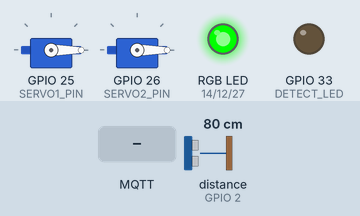
The sketch below on a simulated ESP32-S3. Parts: 2 × servo, an RGB LED mixed from three pins (HIGH = lit), output pins drawn as LEDs (lit = HIGH). Inputs (shaded band) come from the test bench; at power-on: distance to the obstacle (sensor on GPIO 2) 80 cm. The echo pulse lasts 58.3 µs per cm; WiFi joins after 1.5 s; servers stay silent unless stated; no MQTT or app messages arrive unless stated; not simulated (calls return 0 or success): env.h; names the files do not define were given values by the test bench: BROKER_PORT = 1883; what the sketch prints to the serial monitor is not drawn.

Above: at 3.8 s.
3.9 s: MQTT message "1" arrives on the first subscribed topic
At 4.6 s:
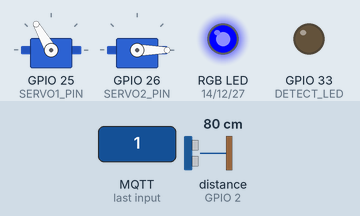
5.4 s: distance to the obstacle (sensor on GPIO 2) set to 51 cm
6.9 s: distance to the obstacle (sensor on GPIO 2) set to 45 cm
At 7.3 s:
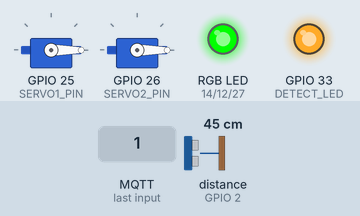
9.4 s: MQTT message "abrir" arrives on the first subscribed topic
At 11.4 s:
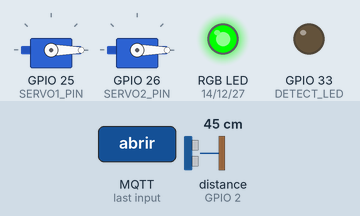
Timing chart, 0 to 12.9 s (numbered marks = the images above; inputs shaded):
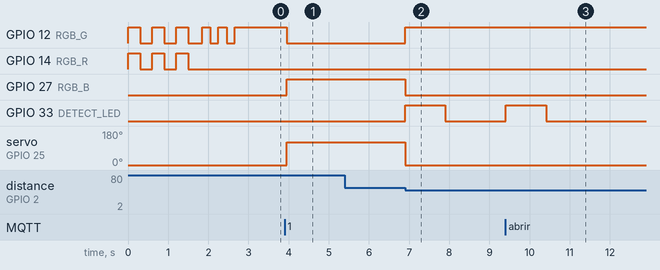

Measured:
- the behaviour switches between 49 and 48 cm on distance to the obstacle (sensor on GPIO 2) (found by bisection; images 1 and 2)
- after the input at 3.9 s, GPIO 12 (RGB_G): HIGH → LOW after 0.06 s; GPIO 27 (RGB_B): LOW → HIGH after 0.06 s; servo on GPIO 25 (SERVO1_PIN): 0° → 120° after 0.06 s
- after the input at 5.4 s, every drawn part: stays the same
- after the input at 6.9 s, GPIO 12 (RGB_G): LOW → HIGH at once; GPIO 27 (RGB_B): HIGH → LOW at once; GPIO 33 (DETECT_LED): LOW → HIGH at once, → LOW 1.0 s later; servo on GPIO 25 (SERVO1_PIN): 120° → 0° at once
- after the input at 9.4 s, GPIO 33 (DETECT_LED): LOW → HIGH at once, → LOW 1.0 s later

The sketch:

S3.ino
```cpp
#include <WiFi.h>                        // Biblioteca para conexão WiFi no ESP32
#include <WiFiClientSecure.h>            // Biblioteca para conexão segura (SSL/TLS)
#include <PubSubClient.h>                // Biblioteca MQTT para comunicação com broker
#include <ESP32Servo.h>                  // Biblioteca para controlar servos no ESP32
#include <NewPing.h>                     // Biblioteca para o sensor ultrassônico
#include "env.h"                         // Arquivo separado com credenciais e tópicos

// -------------------------
// Pinos do Sistema
// -------------------------
#define SERVO1_PIN 25                    // Pino do servo que abre/fecha o desvio
#define SERVO2_PIN 26                    // Pino do segundo servo (opcional)
#define TRIG_PIN 4                       // Pino TRIG do sensor ultrassônico
#define ECHO_PIN 2                       // Pino ECHO do sensor ultrassônico
#define RGB_R 14                         // LED RGB - Vermelho
#define RGB_G 12                         // LED RGB - Verde
#define RGB_B 27                         // LED RGB - Azul
#define DETECT_LED 33                    // LED que acende quando o trem é detectado

// -------------------------
// Sensor Ultrassônico
// -------------------------
#define MAX_DISTANCE 200                 // Distância máxima de leitura (cm)
NewPing sonar(TRIG_PIN, ECHO_PIN, MAX_DISTANCE);  // Inicialização do sensor

// -------------------------
// Objetos Servo
// -------------------------
Servo servo1;                            // Servo responsável pelo desvio
Servo servo2;                            // Servo extra

// -------------------------
// WiFi + MQTT
// -------------------------
WiFiClientSecure client;                 // Cliente WiFi seguro (TLS)
PubSubClient mqtt(client);               // Cliente MQTT usando WiFi seguro

// Controle interno
bool esperandoTrem = false;              // Flag indicando que o trem está para passar

// -----------------------------------------------------------
// Função para acender LED RGB com a cor desejada
// -----------------------------------------------------------
void setColor(int r, int g, int b) {
  digitalWrite(RGB_R, r);               // Liga/desliga LED vermelho
  digitalWrite(RGB_G, g);               // Liga/desliga LED verde
  digitalWrite(RGB_B, b);               // Liga/desliga LED azul
}

// -----------------------------------------------------------
// Função para piscar uma cor no LED RGB
// -----------------------------------------------------------
void piscarCor(int r, int g, int b, int tempo, int vezes) {
  for (int i = 0; i < vezes; i++) {
    setColor(r, g, b);                  // Liga a cor escolhida
    delay(tempo);                       // Espera X ms
    setColor(0, 0, 0);                  // Desliga LEDs
    delay(tempo);                       // Espera novamente
  }
}

// -----------------------------------------------------------
// CALLBACK - Quando uma mensagem MQTT chega
// -----------------------------------------------------------
void callback(char* topic, byte* payload, unsigned int length) {

  String msg = "";                       // Cria string vazia
  for (int i = 0; i < length; i++)       // Converte bytes → texto
    msg += (char)payload[i];

  Serial.print("Mensagem recebida em ");
  Serial.print(topic);
  Serial.print(": ");
  Serial.println(msg);

  // -------------------------------
  // Controle do SERVO 1 (desvio)
  // -------------------------------
  if (String(topic) == TOPIC_SER1) {

    if (msg == "1" || msg == "abrir") {  // Abrir desvio via MQTT

      servo1.write(120);                 // Abre desvio (posição 120°)
      esperandoTrem = true;              // Marca que trem vai passar

      setColor(0, 0, 1);                 // LED azul = aguardando trem
      Serial.println("Servo1 → ABERTO (120°)");
    }

    else if (msg == "0" || msg == "fechar") { // Fechar desvio

      servo1.write(0);                   // Fecha desvio (posição 0°)
      esperandoTrem = false;             // Sai do modo de espera

      setColor(0, 1, 0);                 // Verde = normal
      Serial.println("Servo1 → FECHADO (0°)");
    }
  }

  // -------------------------------
  // Modo círculo
  // -------------------------------
  if (String(topic) == TOPIC_CIRCULO) {

    if (msg == "fazer_circulo") {        // Comando recebido
      setColor(1, 1, 1);                 // LED branco = modo círculo
      Serial.println("Modo: FAZER CÍRCULO");
    }
  }
}

// -----------------------------------------------------------
// Função de reconexão MQTT
// -----------------------------------------------------------
void reconnect() {

  while (!mqtt.connected()) {            // Enquanto não estiver conectado

    Serial.print("Tentando conexão MQTT... ");

    if (mqtt.connect("ESP32_S3_No3", BROKER_USER, BROKER_PASS)) {
      Serial.println("Conectado!");
      piscarCor(0, 1, 0, 200, 2);        // Pisca verde = OK

      mqtt.subscribe(TOPIC_SER1);        // Inscreve no tópico do servo
      mqtt.subscribe(TOPIC_CIRCULO);     // Inscreve no modo círculo

    } else {
      Serial.print("Falhou, rc=");
      Serial.println(mqtt.state());      // Mostra o erro do MQTT
      piscarCor(1, 1, 0, 300, 1);        // Pisca amarelo = erro
      delay(3000);                       // Espera 3s para tentar de novo
    }
  }
}

// -----------------------------------------------------------
// SETUP - Executa uma vez após ligar
// -----------------------------------------------------------
void setup() {
  Serial.begin(115200);                  // Inicia Serial

  // Configura LEDs RGB e LED detector
  pinMode(RGB_R, OUTPUT);
  pinMode(RGB_G, OUTPUT);
  pinMode(RGB_B, OUTPUT);
  pinMode(DETECT_LED, OUTPUT);
  digitalWrite(DETECT_LED, LOW);

  setColor(1, 1, 0);                     // Amarelo = iniciando

  // Inicializa servos
  servo1.attach(SERVO1_PIN, 500, 2400);  // Sinal PWM servo
  servo2.attach(SERVO2_PIN, 500, 2400);
  servo1.write(0);                       // Posição inicial
  servo2.write(0);

  client.setInsecure();                  // Desabilita checagem SSL (necessário HiveMQ)
  WiFi.begin(WIFI_SSID, WIFI_PASS);      // Inicia WiFi
  Serial.println("Conectando ao WiFi...");

  // Aguarda conexão WiFi
  while (WiFi.status() != WL_CONNECTED) {
    piscarCor(1, 1, 0, 300, 1);           // Pisca amarelo enquanto tenta conectar
  }

  Serial.println("WiFi conectado!");

  mqtt.setServer(BROKER_URL, BROKER_PORT);  // Configura broker MQTT
  mqtt.setCallback(callback);                // Define função callback

  reconnect();                               // Conecta ao MQTT

  setColor(0, 1, 0);                          // Verde = pronto
}

// -----------------------------------------------------------
// LOOP - Executa repetidamente
// -----------------------------------------------------------
void loop() {

  if (!mqtt.connected()) reconnect();     // Garante que MQTT está conectado
  mqtt.loop();                            // Mantém MQTT funcionando

  // --------------------------------------
  // MODO ESPERANDO O TREM PASSAR
  // --------------------------------------
  if (esperandoTrem) {

    int dist = sonar.ping_cm();           // Mede distância do trem

    if (dist > 0 && dist < 50) {          // Trem detectado a menos de 50cm

      Serial.println("TREM DETECTADO!");

      digitalWrite(DETECT_LED, HIGH);     // Acende LED de detecção

      servo1.write(0);                    // Fecha desvio automaticamente
      esperandoTrem = false;              // Sai do modo de espera

      mqtt.publish(TOPIC_TREM_PASSOU, "1");  // Notifica via MQTT

      setColor(0, 1, 0);                  // Verde = normal

      delay(1000);                        // Espera 1s
      digitalWrite(DETECT_LED, LOW);      // Apaga LED
    }

    return;                                // Mantém azul até trem ser detectado
  }

  // MODO NORMAL
  setColor(0, 1, 0);                        // LED verde

  delay(100);                               // Delay básico
}
```
